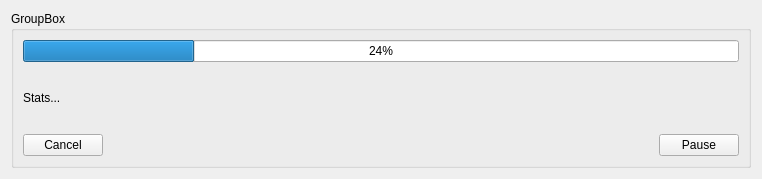
<?xml version="1.0" encoding="UTF-8"?>
<ui version="4.0">
 <class>FileCopyWidget</class>
 <widget class="QWidget" name="FileCopyWidget">
  <property name="geometry">
   <rect>
    <x>0</x>
    <y>0</y>
    <width>762</width>
    <height>179</height>
   </rect>
  </property>
  <property name="windowTitle">
   <string>Form</string>
  </property>
  <layout class="QVBoxLayout" name="verticalLayout">
   <item>
    <widget class="QGroupBox" name="groupBox">
     <property name="title">
      <string>GroupBox</string>
     </property>
     <layout class="QVBoxLayout" name="verticalLayout_2">
      <item>
       <layout class="QVBoxLayout" name="verticalLayout_6">
        <item>
         <widget class="QProgressBar" name="progressBar">
          <property name="value">
           <number>24</number>
          </property>
         </widget>
        </item>
        <item>
         <widget class="QLabel" name="lblStats">
          <property name="text">
           <string>Stats...</string>
          </property>
         </widget>
        </item>
        <item>
         <layout class="QHBoxLayout" name="horizontalLayout_2">
          <item alignment="Qt::AlignLeft">
           <widget class="QPushButton" name="btnCancel">
            <property name="text">
             <string>Cancel</string>
            </property>
           </widget>
          </item>
          <item alignment="Qt::AlignRight">
           <widget class="QPushButton" name="btnResume">
            <property name="text">
             <string>Pause</string>
            </property>
           </widget>
          </item>
         </layout>
        </item>
       </layout>
      </item>
     </layout>
    </widget>
   </item>
  </layout>
 </widget>
 <resources/>
 <connections/>
</ui>
